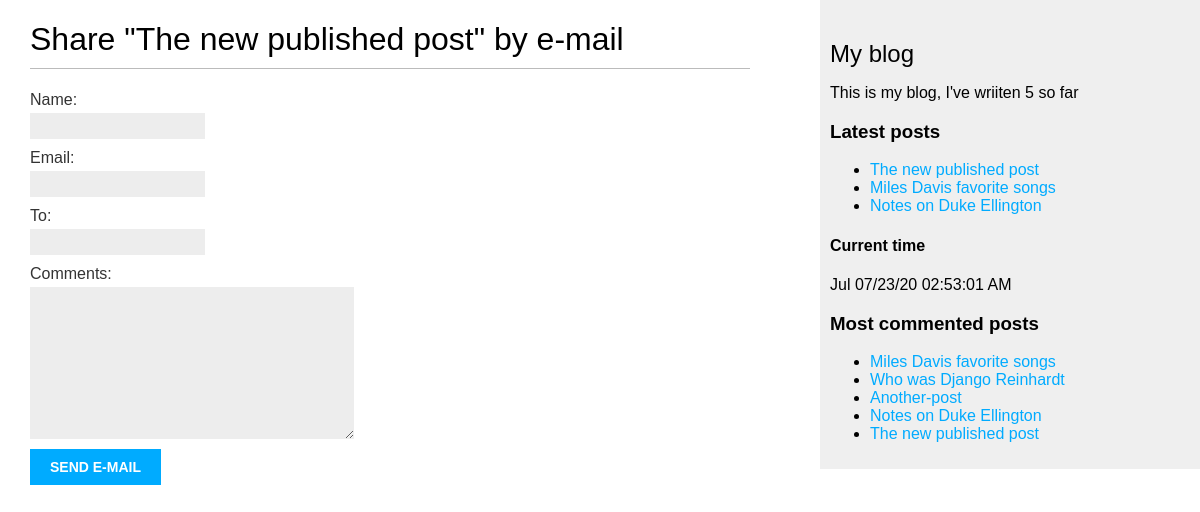
The app's page /blog/5/share/, older data.
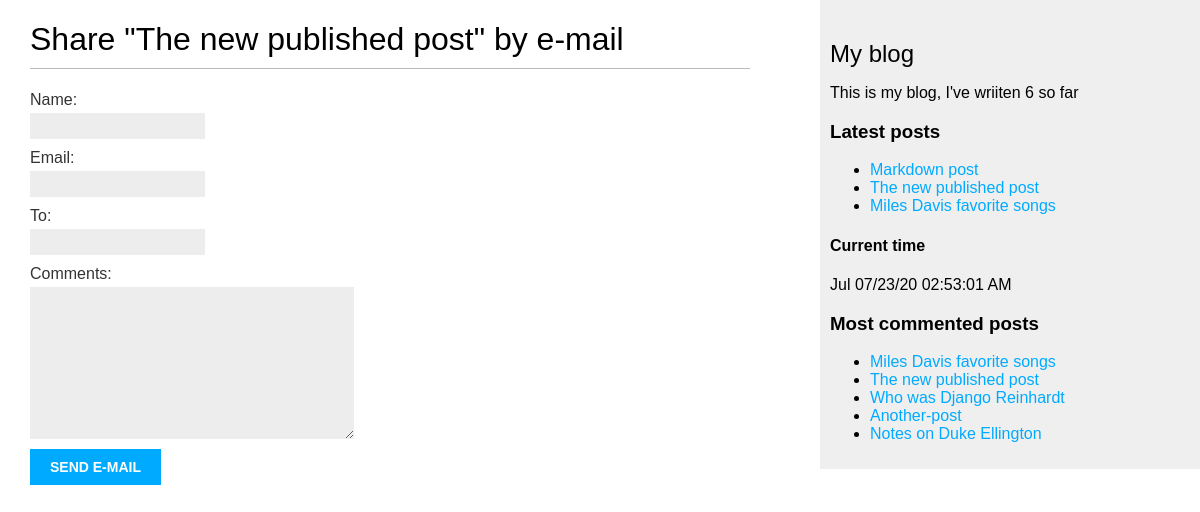
The same page, newer data.
### blog/models.py (models this page shows, shortened)
class Post(models.Model):
    STATUS_CHOICES = (
        ('draft', 'Draft'),
        ('published', 'Published'),
    )
    title = models.CharField(max_length = 250)
    slug = models.SlugField(max_length = 250, unique_for_date = 'publish')
    author = models.ForeignKey(User, on_delete = models.CASCADE, related_name = 'blog_posts')
    body = models.TextField()
    publish = models.DateTimeField(default = timezone.now) # date with timezone info
    created = models.DateField(auto_now_add = True) # date when post initially created
    updated = models.DateTimeField(auto_now=True)
    status = models.CharField(max_length = 10, choices = STATUS_CHOICES, default = 'draft')
    objects = models.Manager()
    published = PublishedManager()
    class Meta:     # just a class container with some options (metadata)
        ordering = ('-publish', )   # the negative puts in descending order from most recently pubished
    def get_absolute_url(self):
        return reverse("blog:post_detail",   # define args next, kwargs can also be implmented
                         args=[self.publish.year,
                               self.publish.month,
                               self.publish.day,
                               self.slug ])
    tags = TaggableManager()

### blog/views.py (the view)
# urls.py: path('<int:post_id>/share/', views.post_share, name = 'post_share'),
def post_share(request, post_id):
    post = get_object_or_404(Post, id = post_id, status = "published")
    sent = False
    if request.method == 'POST':
        form = EmailPostForm(request.POST)
        print('form is', form)
        if form.is_valid():
            cd = form.cleaned_data
            print("cd is", cd)
            post_url = request.build_absolute_uri(post.get_absolute_url())
            subject = f"{cd['name']} recommends you read " f"{post.title}"
            message = f"Read {post.title} at {post_url} \n\n" f"{cd['name']}\'s comments: {cd['comments']}"
            send_mail(subject, message, 'sktestdjango@gmail.com', [cd['to']])
            sent = True   # used to show successs message
    else:  # show blank form
        form = EmailPostForm()
    context = {'post': post, 'form': form, 'sent': sent}
    return render(request, 'blog/post/share.html', context)

### blog/forms.py
class EmailPostForm(forms.Form):
    name = forms.CharField(max_length = 25)
    email = forms.EmailField()
    to = forms.EmailField()
    comments = forms.CharField(required = False, widget = forms.Textarea)

### blog/models.py (called while the page is built)
    def get_queryset(self):
        return super(PublishedManager, self).get_queryset().filter(status='published')

### blog/templatetags/blog_tags.py (called while the page is built)
@register.simple_tag
def total_posts():
    return Post.published.count()

@register.simple_tag(name = 'time')
def show_current_time():
     return datetime.datetime.now().strftime(format_string)

@register.inclusion_tag('blog/post/latest_posts.html')
def show_latest_posts(count=5):
    latest_posts = Post.published.order_by('-publish')[:count]
    return {'latest_posts': latest_posts}

@register.simple_tag
def get_most_commented_posts(count = 5):
     return Post.published.annotate(total_comments = Count('comments')).order_by('-total_comments')[:count]

### blog/templates/blog/post/share.html (shortened to what this page needs)
{% extends "blog/base.html" %}
{% block content %}
    {% if sent %}
        <h1> E-mail succesfully sent </h1>
        <p>
            "{{ post.title}}" was succesfully sent to {{ form.cleaned_data.to}}.
        </p>
    {% else %}
        <h1> Share "{{ post.title }}" by e-mail </h1>
        <form method = "post">
            {% for field in form %}
                <div>
                    {{ field.label_tag }} {{ field }}
                </div>
            {% endfor %}
            <input type = "submit" value = "Send e-mail">
        </form>
    {% endif %}
{% endblock %}

### blog/templates/blog/base.html (shortened to what this page needs)
{% load blog_tags %}
{% load static %}
<!DOCTYPE html>
<html>
    <head>
        <link href = "{% static "css/blog.css"%}" rel = "stylesheet">
    </head>
    <body>
          <div id = "content">
               {% block content %}
               {% endblock %}
          </div>
          <div id = "sidebar">
               <h2> My blog </h2>
               <p> This is my blog, I've wriiten {% total_posts %} so far </p>
               <h3> Latest posts </h3>
               {% show_latest_posts 3 %}
               <h4> Current time </h4>
               {% time %}
               <h3> Most commented posts </h3>
               {% get_most_commented_posts as most_commented_posts %}
               <ul>
                    {% for post in most_commented_posts %}
                         <li>
                              <a href = "{{post.get_absolute_url}}"> {{post.title}} </a>
                         </li>
                    {% endfor %}
               </ul>
          </div>
    </body>
</html>

### blog/templates/blog/post/latest_posts.html
<ul>
     {% for post in latest_posts %}
          <li>
               <a href = "{{ post.get_absolute.url }}"> {{ post.title }} </a>
          </li>
     {% endfor%}
</ul>

Row changes from the older to the newer data that the page shows:
no longer on one of the page's lists (row unchanged): Post: title "Notes on Duke Ellington"
shown differently, row unchanged: Post "The new published post": moves up the list
added Post: title "Markdown post", shown under "Latest posts"
Text that changed along with them:
text no longer shown: "5"
text now shown: "6"
